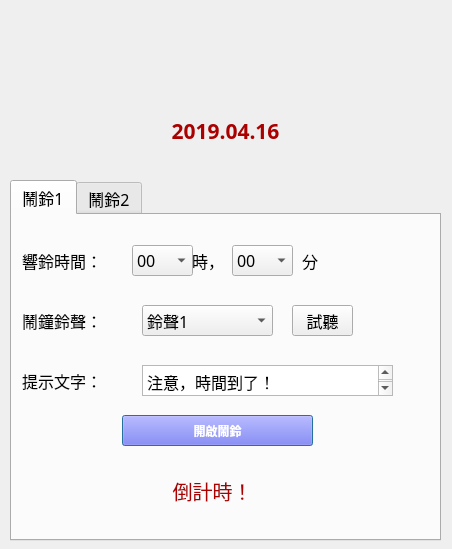
<?xml version="1.0" encoding="UTF-8"?>
<ui version="4.0">
 <class>AlarmClockClass</class>
 <widget class="QDialog" name="AlarmClockClass">
  <property name="geometry">
   <rect>
    <x>0</x>
    <y>0</y>
    <width>452</width>
    <height>549</height>
   </rect>
  </property>
  <property name="sizePolicy">
   <sizepolicy hsizetype="Fixed" vsizetype="Fixed">
    <horstretch>0</horstretch>
    <verstretch>0</verstretch>
   </sizepolicy>
  </property>
  <property name="windowTitle">
   <string>AlarmClock</string>
  </property>
  <widget class="QTabWidget" name="tabWidget">
   <property name="geometry">
    <rect>
     <x>10</x>
     <y>180</y>
     <width>431</width>
     <height>361</height>
    </rect>
   </property>
   <property name="sizePolicy">
    <sizepolicy hsizetype="Fixed" vsizetype="Fixed">
     <horstretch>0</horstretch>
     <verstretch>0</verstretch>
    </sizepolicy>
   </property>
   <property name="font">
    <font>
     <family>Agency FB</family>
     <pointsize>12</pointsize>
    </font>
   </property>
   <property name="currentIndex">
    <number>0</number>
   </property>
   <property name="iconSize">
    <size>
     <width>40</width>
     <height>40</height>
    </size>
   </property>
   <widget class="QWidget" name="tab1">
    <attribute name="icon">
     <iconset resource="AlarmClock.qrc">
      <normaloff>:/AlarmClock/Resources/clock.png</normaloff>:/AlarmClock/Resources/clock.png</iconset>
    </attribute>
    <attribute name="title">
     <string>鬧鈴1</string>
    </attribute>
    <widget class="QLabel" name="label_2">
     <property name="geometry">
      <rect>
       <x>10</x>
       <y>30</y>
       <width>111</width>
       <height>31</height>
      </rect>
     </property>
     <property name="text">
      <string>響鈴時間：</string>
     </property>
    </widget>
    <widget class="QComboBox" name="comboBoxHH1">
     <property name="geometry">
      <rect>
       <x>120</x>
       <y>30</y>
       <width>61</width>
       <height>31</height>
      </rect>
     </property>
     <item>
      <property name="text">
       <string>00</string>
      </property>
     </item>
     <item>
      <property name="text">
       <string>01</string>
      </property>
     </item>
     <item>
      <property name="text">
       <string>02</string>
      </property>
     </item>
     <item>
      <property name="text">
       <string>03</string>
      </property>
     </item>
     <item>
      <property name="text">
       <string>04</string>
      </property>
     </item>
     <item>
      <property name="text">
       <string>05</string>
      </property>
     </item>
     <item>
      <property name="text">
       <string>06</string>
      </property>
     </item>
     <item>
      <property name="text">
       <string>07</string>
      </property>
     </item>
     <item>
      <property name="text">
       <string>08</string>
      </property>
     </item>
     <item>
      <property name="text">
       <string>09</string>
      </property>
     </item>
     <item>
      <property name="text">
       <string>10</string>
      </property>
     </item>
     <item>
      <property name="text">
       <string>11</string>
      </property>
     </item>
     <item>
      <property name="text">
       <string>12</string>
      </property>
     </item>
     <item>
      <property name="text">
       <string>13</string>
      </property>
     </item>
     <item>
      <property name="text">
       <string>14</string>
      </property>
     </item>
     <item>
      <property name="text">
       <string>15</string>
      </property>
     </item>
     <item>
      <property name="text">
       <string>16</string>
      </property>
     </item>
     <item>
      <property name="text">
       <string>17</string>
      </property>
     </item>
     <item>
      <property name="text">
       <string>18</string>
      </property>
     </item>
     <item>
      <property name="text">
       <string>19</string>
      </property>
     </item>
     <item>
      <property name="text">
       <string>20</string>
      </property>
     </item>
     <item>
      <property name="text">
       <string>21</string>
      </property>
     </item>
     <item>
      <property name="text">
       <string>22</string>
      </property>
     </item>
     <item>
      <property name="text">
       <string>23</string>
      </property>
     </item>
    </widget>
    <widget class="QLabel" name="label_3">
     <property name="geometry">
      <rect>
       <x>180</x>
       <y>30</y>
       <width>41</width>
       <height>31</height>
      </rect>
     </property>
     <property name="text">
      <string>時，</string>
     </property>
    </widget>
    <widget class="QComboBox" name="comboBoxMM1">
     <property name="geometry">
      <rect>
       <x>220</x>
       <y>30</y>
       <width>61</width>
       <height>31</height>
      </rect>
     </property>
     <item>
      <property name="text">
       <string>00</string>
      </property>
     </item>
     <item>
      <property name="text">
       <string>01</string>
      </property>
     </item>
     <item>
      <property name="text">
       <string>02</string>
      </property>
     </item>
     <item>
      <property name="text">
       <string>03</string>
      </property>
     </item>
     <item>
      <property name="text">
       <string>04</string>
      </property>
     </item>
     <item>
      <property name="text">
       <string>05</string>
      </property>
     </item>
     <item>
      <property name="text">
       <string>06</string>
      </property>
     </item>
     <item>
      <property name="text">
       <string>07</string>
      </property>
     </item>
     <item>
      <property name="text">
       <string>08</string>
      </property>
     </item>
     <item>
      <property name="text">
       <string>09</string>
      </property>
     </item>
     <item>
      <property name="text">
       <string>10</string>
      </property>
     </item>
     <item>
      <property name="text">
       <string>11</string>
      </property>
     </item>
     <item>
      <property name="text">
       <string>12</string>
      </property>
     </item>
     <item>
      <property name="text">
       <string>13</string>
      </property>
     </item>
     <item>
      <property name="text">
       <string>14</string>
      </property>
     </item>
     <item>
      <property name="text">
       <string>15</string>
      </property>
     </item>
     <item>
      <property name="text">
       <string>16</string>
      </property>
     </item>
     <item>
      <property name="text">
       <string>17</string>
      </property>
     </item>
     <item>
      <property name="text">
       <string>18</string>
      </property>
     </item>
     <item>
      <property name="text">
       <string>19</string>
      </property>
     </item>
     <item>
      <property name="text">
       <string>20</string>
      </property>
     </item>
     <item>
      <property name="text">
       <string>21</string>
      </property>
     </item>
     <item>
      <property name="text">
       <string>22</string>
      </property>
     </item>
     <item>
      <property name="text">
       <string>23</string>
      </property>
     </item>
     <item>
      <property name="text">
       <string>24</string>
      </property>
     </item>
     <item>
      <property name="text">
       <string>25</string>
      </property>
     </item>
     <item>
      <property name="text">
       <string>26</string>
      </property>
     </item>
     <item>
      <property name="text">
       <string>27</string>
      </property>
     </item>
     <item>
      <property name="text">
       <string>28</string>
      </property>
     </item>
     <item>
      <property name="text">
       <string>29</string>
      </property>
     </item>
     <item>
      <property name="text">
       <string>30</string>
      </property>
     </item>
     <item>
      <property name="text">
       <string>31</string>
      </property>
     </item>
     <item>
      <property name="text">
       <string>32</string>
      </property>
     </item>
     <item>
      <property name="text">
       <string>33</string>
      </property>
     </item>
     <item>
      <property name="text">
       <string>34</string>
      </property>
     </item>
     <item>
      <property name="text">
       <string>35</string>
      </property>
     </item>
     <item>
      <property name="text">
       <string>36</string>
      </property>
     </item>
     <item>
      <property name="text">
       <string>37</string>
      </property>
     </item>
     <item>
      <property name="text">
       <string>38</string>
      </property>
     </item>
     <item>
      <property name="text">
       <string>39</string>
      </property>
     </item>
     <item>
      <property name="text">
       <string>40</string>
      </property>
     </item>
     <item>
      <property name="text">
       <string>41</string>
      </property>
     </item>
     <item>
      <property name="text">
       <string>42</string>
      </property>
     </item>
     <item>
      <property name="text">
       <string>43</string>
      </property>
     </item>
     <item>
      <property name="text">
       <string>44</string>
      </property>
     </item>
     <item>
      <property name="text">
       <string>45</string>
      </property>
     </item>
     <item>
      <property name="text">
       <string>46</string>
      </property>
     </item>
     <item>
      <property name="text">
       <string>47</string>
      </property>
     </item>
     <item>
      <property name="text">
       <string>48</string>
      </property>
     </item>
     <item>
      <property name="text">
       <string>49</string>
      </property>
     </item>
     <item>
      <property name="text">
       <string>50</string>
      </property>
     </item>
     <item>
      <property name="text">
       <string>51</string>
      </property>
     </item>
     <item>
      <property name="text">
       <string>52</string>
      </property>
     </item>
     <item>
      <property name="text">
       <string>53</string>
      </property>
     </item>
     <item>
      <property name="text">
       <string>54</string>
      </property>
     </item>
     <item>
      <property name="text">
       <string>55</string>
      </property>
     </item>
     <item>
      <property name="text">
       <string>56</string>
      </property>
     </item>
     <item>
      <property name="text">
       <string>57</string>
      </property>
     </item>
     <item>
      <property name="text">
       <string>58</string>
      </property>
     </item>
     <item>
      <property name="text">
       <string>59</string>
      </property>
     </item>
    </widget>
    <widget class="QLabel" name="label_4">
     <property name="geometry">
      <rect>
       <x>290</x>
       <y>30</y>
       <width>41</width>
       <height>31</height>
      </rect>
     </property>
     <property name="text">
      <string>分</string>
     </property>
    </widget>
    <widget class="QLabel" name="label_5">
     <property name="geometry">
      <rect>
       <x>10</x>
       <y>90</y>
       <width>111</width>
       <height>31</height>
      </rect>
     </property>
     <property name="text">
      <string>鬧鐘鈴聲：</string>
     </property>
    </widget>
    <widget class="QComboBox" name="comboBoxRing1">
     <property name="geometry">
      <rect>
       <x>130</x>
       <y>90</y>
       <width>131</width>
       <height>31</height>
      </rect>
     </property>
     <item>
      <property name="text">
       <string>鈴聲1</string>
      </property>
     </item>
    </widget>
    <widget class="QLabel" name="label_6">
     <property name="geometry">
      <rect>
       <x>10</x>
       <y>150</y>
       <width>111</width>
       <height>31</height>
      </rect>
     </property>
     <property name="text">
      <string>提示文字：</string>
     </property>
    </widget>
    <widget class="QTextEdit" name="textEdit1">
     <property name="geometry">
      <rect>
       <x>130</x>
       <y>150</y>
       <width>251</width>
       <height>31</height>
      </rect>
     </property>
     <property name="html">
      <string>&lt;!DOCTYPE HTML PUBLIC &quot;-//W3C//DTD HTML 4.0//EN&quot; &quot;http://www.w3.org/TR/REC-html40/strict.dtd&quot;&gt;
&lt;html&gt;&lt;head&gt;&lt;meta name=&quot;qrichtext&quot; content=&quot;1&quot; /&gt;&lt;style type=&quot;text/css&quot;&gt;
p, li { white-space: pre-wrap; }
&lt;/style&gt;&lt;/head&gt;&lt;body style=&quot; font-family:'Agency FB'; font-size:12pt; font-weight:400; font-style:normal;&quot;&gt;
&lt;p style=&quot; margin-top:0px; margin-bottom:0px; margin-left:0px; margin-right:0px; -qt-block-indent:0; text-indent:0px;&quot;&gt;注意，時間到了！&lt;/p&gt;&lt;/body&gt;&lt;/html&gt;</string>
     </property>
    </widget>
    <widget class="QPushButton" name="btnStart1Clock">
     <property name="geometry">
      <rect>
       <x>110</x>
       <y>200</y>
       <width>191</width>
       <height>31</height>
      </rect>
     </property>
     <property name="font">
      <font>
       <weight>75</weight>
       <bold>true</bold>
      </font>
     </property>
     <property name="styleSheet">
      <string notr="true">background-color: rgb(94, 83, 255);
color: rgb(255, 255, 255);</string>
     </property>
     <property name="text">
      <string>開啟鬧鈴</string>
     </property>
    </widget>
    <widget class="QToolButton" name="listenBtn1">
     <property name="geometry">
      <rect>
       <x>280</x>
       <y>90</y>
       <width>61</width>
       <height>31</height>
      </rect>
     </property>
     <property name="text">
      <string>試聽</string>
     </property>
    </widget>
    <widget class="QLabel" name="labelCountDown1">
     <property name="geometry">
      <rect>
       <x>90</x>
       <y>260</y>
       <width>221</width>
       <height>31</height>
      </rect>
     </property>
     <property name="font">
      <font>
       <family>Agency FB</family>
       <pointsize>15</pointsize>
       <weight>50</weight>
       <italic>false</italic>
       <bold>false</bold>
      </font>
     </property>
     <property name="styleSheet">
      <string notr="true">
color: rgb(170, 0, 0);</string>
     </property>
     <property name="text">
      <string>倒計時！</string>
     </property>
     <property name="alignment">
      <set>Qt::AlignCenter</set>
     </property>
    </widget>
   </widget>
   <widget class="QWidget" name="tab2">
    <attribute name="icon">
     <iconset resource="AlarmClock.qrc">
      <normaloff>:/AlarmClock/Resources/clock.png</normaloff>:/AlarmClock/Resources/clock.png</iconset>
    </attribute>
    <attribute name="title">
     <string>鬧鈴2</string>
    </attribute>
    <widget class="QLabel" name="label_7">
     <property name="geometry">
      <rect>
       <x>190</x>
       <y>30</y>
       <width>41</width>
       <height>31</height>
      </rect>
     </property>
     <property name="text">
      <string>時，</string>
     </property>
    </widget>
    <widget class="QLabel" name="label_8">
     <property name="geometry">
      <rect>
       <x>300</x>
       <y>30</y>
       <width>41</width>
       <height>31</height>
      </rect>
     </property>
     <property name="text">
      <string>分</string>
     </property>
    </widget>
    <widget class="QLabel" name="label_9">
     <property name="geometry">
      <rect>
       <x>20</x>
       <y>90</y>
       <width>111</width>
       <height>31</height>
      </rect>
     </property>
     <property name="text">
      <string>鬧鐘鈴聲：</string>
     </property>
    </widget>
    <widget class="QComboBox" name="comboBoxHH2">
     <property name="geometry">
      <rect>
       <x>130</x>
       <y>30</y>
       <width>61</width>
       <height>31</height>
      </rect>
     </property>
     <item>
      <property name="text">
       <string>00</string>
      </property>
     </item>
     <item>
      <property name="text">
       <string>01</string>
      </property>
     </item>
     <item>
      <property name="text">
       <string>02</string>
      </property>
     </item>
     <item>
      <property name="text">
       <string>03</string>
      </property>
     </item>
     <item>
      <property name="text">
       <string>04</string>
      </property>
     </item>
     <item>
      <property name="text">
       <string>05</string>
      </property>
     </item>
     <item>
      <property name="text">
       <string>06</string>
      </property>
     </item>
     <item>
      <property name="text">
       <string>07</string>
      </property>
     </item>
     <item>
      <property name="text">
       <string>08</string>
      </property>
     </item>
     <item>
      <property name="text">
       <string>09</string>
      </property>
     </item>
     <item>
      <property name="text">
       <string>10</string>
      </property>
     </item>
     <item>
      <property name="text">
       <string>11</string>
      </property>
     </item>
     <item>
      <property name="text">
       <string>12</string>
      </property>
     </item>
     <item>
      <property name="text">
       <string>13</string>
      </property>
     </item>
     <item>
      <property name="text">
       <string>14</string>
      </property>
     </item>
     <item>
      <property name="text">
       <string>15</string>
      </property>
     </item>
     <item>
      <property name="text">
       <string>16</string>
      </property>
     </item>
     <item>
      <property name="text">
       <string>17</string>
      </property>
     </item>
     <item>
      <property name="text">
       <string>18</string>
      </property>
     </item>
     <item>
      <property name="text">
       <string>19</string>
      </property>
     </item>
     <item>
      <property name="text">
       <string>20</string>
      </property>
     </item>
     <item>
      <property name="text">
       <string>21</string>
      </property>
     </item>
     <item>
      <property name="text">
       <string>22</string>
      </property>
     </item>
     <item>
      <property name="text">
       <string>23</string>
      </property>
     </item>
    </widget>
    <widget class="QTextEdit" name="textEdit2">
     <property name="geometry">
      <rect>
       <x>140</x>
       <y>150</y>
       <width>241</width>
       <height>31</height>
      </rect>
     </property>
     <property name="html">
      <string>&lt;!DOCTYPE HTML PUBLIC &quot;-//W3C//DTD HTML 4.0//EN&quot; &quot;http://www.w3.org/TR/REC-html40/strict.dtd&quot;&gt;
&lt;html&gt;&lt;head&gt;&lt;meta name=&quot;qrichtext&quot; content=&quot;1&quot; /&gt;&lt;style type=&quot;text/css&quot;&gt;
p, li { white-space: pre-wrap; }
&lt;/style&gt;&lt;/head&gt;&lt;body style=&quot; font-family:'Agency FB'; font-size:12pt; font-weight:400; font-style:normal;&quot;&gt;
&lt;p style=&quot; margin-top:0px; margin-bottom:0px; margin-left:0px; margin-right:0px; -qt-block-indent:0; text-indent:0px;&quot;&gt;注意，時間到了！&lt;/p&gt;&lt;/body&gt;&lt;/html&gt;</string>
     </property>
    </widget>
    <widget class="QComboBox" name="comboBoxMM2">
     <property name="geometry">
      <rect>
       <x>230</x>
       <y>30</y>
       <width>61</width>
       <height>31</height>
      </rect>
     </property>
     <item>
      <property name="text">
       <string>00</string>
      </property>
     </item>
     <item>
      <property name="text">
       <string>01</string>
      </property>
     </item>
     <item>
      <property name="text">
       <string>02</string>
      </property>
     </item>
     <item>
      <property name="text">
       <string>03</string>
      </property>
     </item>
     <item>
      <property name="text">
       <string>04</string>
      </property>
     </item>
     <item>
      <property name="text">
       <string>05</string>
      </property>
     </item>
     <item>
      <property name="text">
       <string>06</string>
      </property>
     </item>
     <item>
      <property name="text">
       <string>07</string>
      </property>
     </item>
     <item>
      <property name="text">
       <string>08</string>
      </property>
     </item>
     <item>
      <property name="text">
       <string>09</string>
      </property>
     </item>
     <item>
      <property name="text">
       <string>10</string>
      </property>
     </item>
     <item>
      <property name="text">
       <string>11</string>
      </property>
     </item>
     <item>
      <property name="text">
       <string>12</string>
      </property>
     </item>
     <item>
      <property name="text">
       <string>13</string>
      </property>
     </item>
     <item>
      <property name="text">
       <string>14</string>
      </property>
     </item>
     <item>
      <property name="text">
       <string>15</string>
      </property>
     </item>
     <item>
      <property name="text">
       <string>16</string>
      </property>
     </item>
     <item>
      <property name="text">
       <string>17</string>
      </property>
     </item>
     <item>
      <property name="text">
       <string>18</string>
      </property>
     </item>
     <item>
      <property name="text">
       <string>19</string>
      </property>
     </item>
     <item>
      <property name="text">
       <string>20</string>
      </property>
     </item>
     <item>
      <property name="text">
       <string>21</string>
      </property>
     </item>
     <item>
      <property name="text">
       <string>22</string>
      </property>
     </item>
     <item>
      <property name="text">
       <string>23</string>
      </property>
     </item>
     <item>
      <property name="text">
       <string>24</string>
      </property>
     </item>
     <item>
      <property name="text">
       <string>25</string>
      </property>
     </item>
     <item>
      <property name="text">
       <string>26</string>
      </property>
     </item>
     <item>
      <property name="text">
       <string>27</string>
      </property>
     </item>
     <item>
      <property name="text">
       <string>28</string>
      </property>
     </item>
     <item>
      <property name="text">
       <string>29</string>
      </property>
     </item>
     <item>
      <property name="text">
       <string>30</string>
      </property>
     </item>
     <item>
      <property name="text">
       <string>31</string>
      </property>
     </item>
     <item>
      <property name="text">
       <string>32</string>
      </property>
     </item>
     <item>
      <property name="text">
       <string>33</string>
      </property>
     </item>
     <item>
      <property name="text">
       <string>34</string>
      </property>
     </item>
     <item>
      <property name="text">
       <string>35</string>
      </property>
     </item>
     <item>
      <property name="text">
       <string>36</string>
      </property>
     </item>
     <item>
      <property name="text">
       <string>37</string>
      </property>
     </item>
     <item>
      <property name="text">
       <string>38</string>
      </property>
     </item>
     <item>
      <property name="text">
       <string>39</string>
      </property>
     </item>
     <item>
      <property name="text">
       <string>40</string>
      </property>
     </item>
     <item>
      <property name="text">
       <string>41</string>
      </property>
     </item>
     <item>
      <property name="text">
       <string>42</string>
      </property>
     </item>
     <item>
      <property name="text">
       <string>43</string>
      </property>
     </item>
     <item>
      <property name="text">
       <string>44</string>
      </property>
     </item>
     <item>
      <property name="text">
       <string>45</string>
      </property>
     </item>
     <item>
      <property name="text">
       <string>46</string>
      </property>
     </item>
     <item>
      <property name="text">
       <string>47</string>
      </property>
     </item>
     <item>
      <property name="text">
       <string>48</string>
      </property>
     </item>
     <item>
      <property name="text">
       <string>49</string>
      </property>
     </item>
     <item>
      <property name="text">
       <string>50</string>
      </property>
     </item>
     <item>
      <property name="text">
       <string>51</string>
      </property>
     </item>
     <item>
      <property name="text">
       <string>52</string>
      </property>
     </item>
     <item>
      <property name="text">
       <string>53</string>
      </property>
     </item>
     <item>
      <property name="text">
       <string>54</string>
      </property>
     </item>
     <item>
      <property name="text">
       <string>55</string>
      </property>
     </item>
     <item>
      <property name="text">
       <string>56</string>
      </property>
     </item>
     <item>
      <property name="text">
       <string>57</string>
      </property>
     </item>
     <item>
      <property name="text">
       <string>58</string>
      </property>
     </item>
     <item>
      <property name="text">
       <string>59</string>
      </property>
     </item>
    </widget>
    <widget class="QLabel" name="label_10">
     <property name="geometry">
      <rect>
       <x>20</x>
       <y>30</y>
       <width>111</width>
       <height>31</height>
      </rect>
     </property>
     <property name="text">
      <string>響鈴時間：</string>
     </property>
    </widget>
    <widget class="QLabel" name="label_11">
     <property name="geometry">
      <rect>
       <x>20</x>
       <y>150</y>
       <width>111</width>
       <height>31</height>
      </rect>
     </property>
     <property name="text">
      <string>提示文字：</string>
     </property>
    </widget>
    <widget class="QPushButton" name="btnStart2Clock">
     <property name="geometry">
      <rect>
       <x>120</x>
       <y>190</y>
       <width>191</width>
       <height>31</height>
      </rect>
     </property>
     <property name="font">
      <font>
       <weight>75</weight>
       <bold>true</bold>
      </font>
     </property>
     <property name="styleSheet">
      <string notr="true">background-color: rgb(94, 83, 255);
color: rgb(255, 255, 255);</string>
     </property>
     <property name="text">
      <string>開啟鬧鈴</string>
     </property>
    </widget>
    <widget class="QLabel" name="labelCountDown2">
     <property name="geometry">
      <rect>
       <x>100</x>
       <y>250</y>
       <width>221</width>
       <height>31</height>
      </rect>
     </property>
     <property name="font">
      <font>
       <family>Agency FB</family>
       <pointsize>15</pointsize>
       <weight>50</weight>
       <italic>false</italic>
       <bold>false</bold>
      </font>
     </property>
     <property name="styleSheet">
      <string notr="true">
color: rgb(170, 0, 0);</string>
     </property>
     <property name="text">
      <string>倒計時！</string>
     </property>
     <property name="alignment">
      <set>Qt::AlignCenter</set>
     </property>
    </widget>
    <widget class="QComboBox" name="comboBoxRing2">
     <property name="geometry">
      <rect>
       <x>140</x>
       <y>90</y>
       <width>131</width>
       <height>31</height>
      </rect>
     </property>
     <item>
      <property name="text">
       <string>鈴聲1</string>
      </property>
     </item>
    </widget>
    <widget class="QToolButton" name="listenBtn2">
     <property name="geometry">
      <rect>
       <x>290</x>
       <y>90</y>
       <width>61</width>
       <height>31</height>
      </rect>
     </property>
     <property name="text">
      <string>試聽</string>
     </property>
    </widget>
   </widget>
  </widget>
  <widget class="QLabel" name="labelTime">
   <property name="geometry">
    <rect>
     <x>10</x>
     <y>110</y>
     <width>431</width>
     <height>41</height>
    </rect>
   </property>
   <property name="sizePolicy">
    <sizepolicy hsizetype="Preferred" vsizetype="Expanding">
     <horstretch>0</horstretch>
     <verstretch>0</verstretch>
    </sizepolicy>
   </property>
   <property name="font">
    <font>
     <family>宋體</family>
     <pointsize>16</pointsize>
     <weight>75</weight>
     <bold>true</bold>
    </font>
   </property>
   <property name="styleSheet">
    <string notr="true">color: rgb(170, 0, 0);</string>
   </property>
   <property name="text">
    <string>2019.04.16</string>
   </property>
   <property name="alignment">
    <set>Qt::AlignCenter</set>
   </property>
  </widget>
  <action name="actionExit">
   <property name="icon">
    <iconset resource="AlarmClock.qrc">
     <normaloff>:/AlarmClock/Resources/exit.png</normaloff>:/AlarmClock/Resources/exit.png</iconset>
   </property>
   <property name="text">
    <string>退出程序</string>
   </property>
  </action>
 </widget>
 <layoutdefault spacing="6" margin="11"/>
 <resources>
  <include location="AlarmClock.qrc"/>
 </resources>
 <connections/>
</ui>
